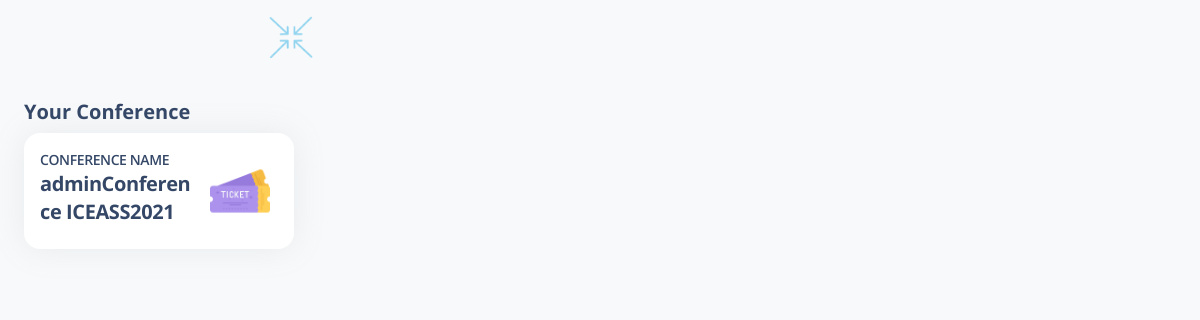
The app's page / (signed in) with its own data.
### authentication/models.py (models this page shows, shortened)
class Ticket(models.Model):
    ticket_id = models.CharField(max_length=40, primary_key=True, default=uuid.uuid4)
    user = models.ForeignKey(User, on_delete=models.CASCADE)
    track = models.ForeignKey(Track, on_delete=models.CASCADE)
    checkin = models.BooleanField(default=False)
    class Meta:
        unique_together = ('user', 'track')
        verbose_name_plural = "Tickets"

class Track(models.Model):
    trackCode = models.CharField(max_length=20, primary_key=True)
    trackName = models.CharField(max_length=30)
    Conference = models.ForeignKey(Conference, on_delete=models.CASCADE)
    proceedings = models.FileField(upload_to='proceedings/')
    program = models.FileField(upload_to='program/')

class Conference(models.Model):
    conferenceCode = models.CharField(max_length=20, primary_key=True)
    conferenceName = models.CharField(
        max_length=100, default='adminConference')
    conferenceStartDate = models.DateField(default=CONFERENCE_START_DATE)
    conferenceEndDate = models.DateField(default=CONFERENCE_END_DATE)
    conferenceLocation = models.CharField(
        max_length=30, default='adminLocation')
    agenda = models.FileField(upload_to='agenda/')

### authentication/views.py (the view)
# urls.py: path('', views.home, name='home'),
def home(request):
    user = request.user
    if user.is_authenticated:
        tickets = Ticket.objects.filter(user=user)
        context = {"tickets": tickets}
        return render(request, 'authentication/index.html', context)
    return render(request, 'authentication/index1.html')

### templates/authentication/index.html (shortened to what this page needs)
{% load static %}
<!DOCTYPE html>
<html lang="en">
<head>
  <link href="./static/css/nucleo-icons.css" rel="stylesheet" />
  <link href="./static/css/nucleo-svg.css" rel="stylesheet" />
  <link href="./static/css/nucleo-svg.css" rel="stylesheet" />
  <link id="pagestyle" href="./static/css/argon-dashboard.css?v=2.0.4" rel="stylesheet" />
</head>
<body class="g-sidenav-show   bg-gray-100">
    {% if user.is_authenticated %}
    <nav class="navbar navbar-main navbar-expand-lg px-0 mx-4 shadow-none border-radius-xl " id="navbarBlur" data-scroll="false">
        <div class="container-fluid py-1 px-3">
          <nav aria-label="breadcrumb">
            <div class="logo-container" style="display: flex; justify-content: center; align-items: center;">
              <img src="./static/img/logo1.png" alt="GatherEase Logo" style="max-width: 10%; max-height: 10%;">
            </div>
          </nav>
        </div>
    </nav>
    <div class="container-fluid py-4">
      <div class="row">
          <div class="col-xl-3 col-md-6 col-12 mb-xl-0 mb-4">
              <h5 class="font-weight-bolder">
                  Your Conference
              </h5>
          </div>
      </div>
      <div class="row">
          {% for ticket in tickets %}
              <div class="col-xl-3 col-md-6 col-12 mb-xl-0 mb-4">
                <a href="{% url 'ticket' ticket.ticket_id %}">
                      <div class="card">
                          <div class="card-body p-3">
                              <div class="row">
                                  <div class="col-8">
                                      <div class="numbers">
                                          <p class="text-sm mb-0 text-uppercase font-weight-bold">Conference Name</p>
                                          <h5 class="font-weight-bolder">
                                              {{ ticket.track.Conference.conferenceName}}
                                              {{ ticket.track.trackName }}
                                          </h5>
                                      </div>
                                  </div>
                                  <div class="col-4 text-end">
                                      <div class="d-flex justify-content-end align-items-center" style="height: 100%;">
                                          <img src="./static/img/ticket.png" alt="ticket flag" style="width: 60px; height: 60px; margin-right: 8px;">
                                      </div>
                                  </div>
                              </div>
                          </div>
                      </div>
                  </a>
              </div>
          {% endfor %}
      </div>
  </div>
    {% endif %}
  </body>
  </html>

### records on screen
Ticket: track.Conference.conferenceName "adminConference", track.trackName "ICEASS2021"
